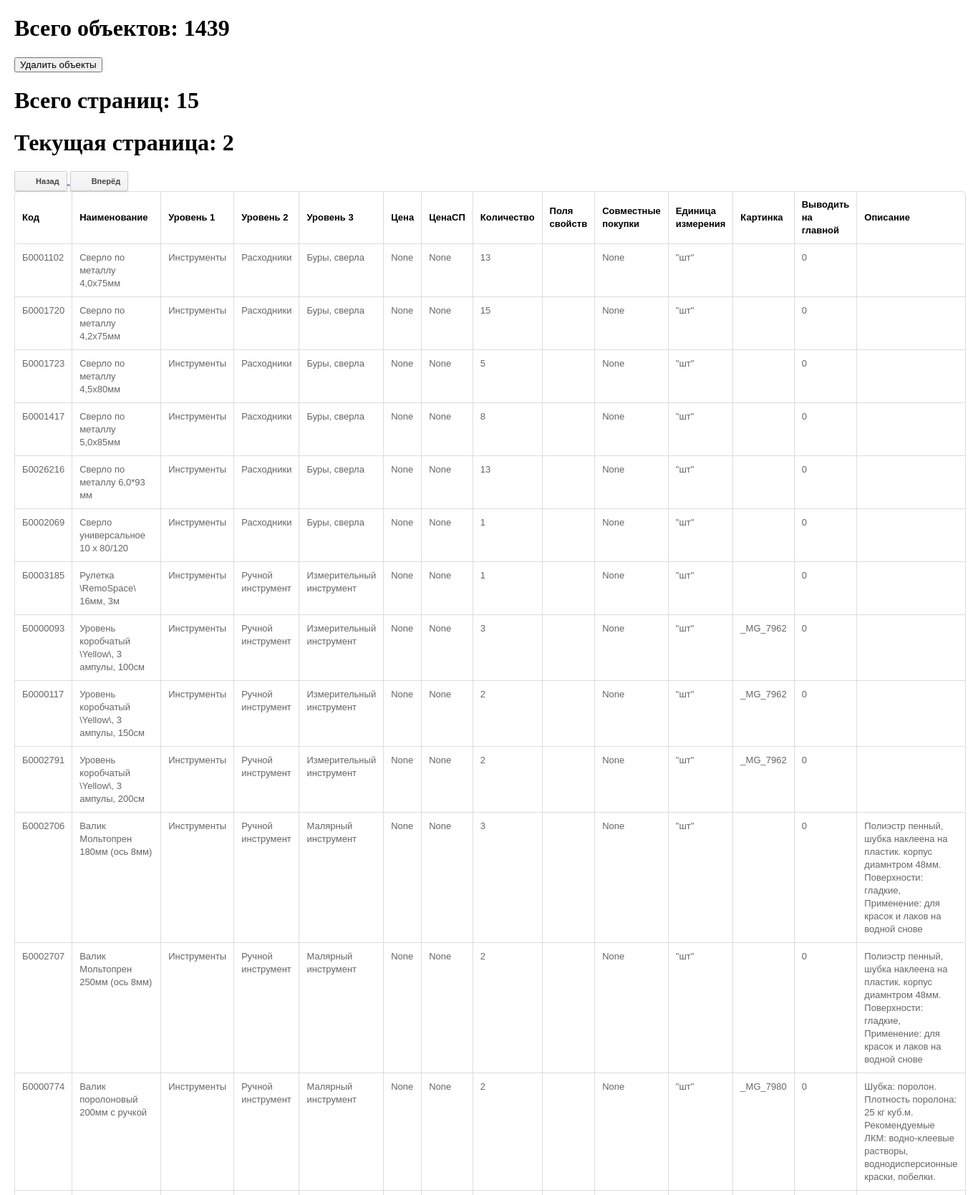
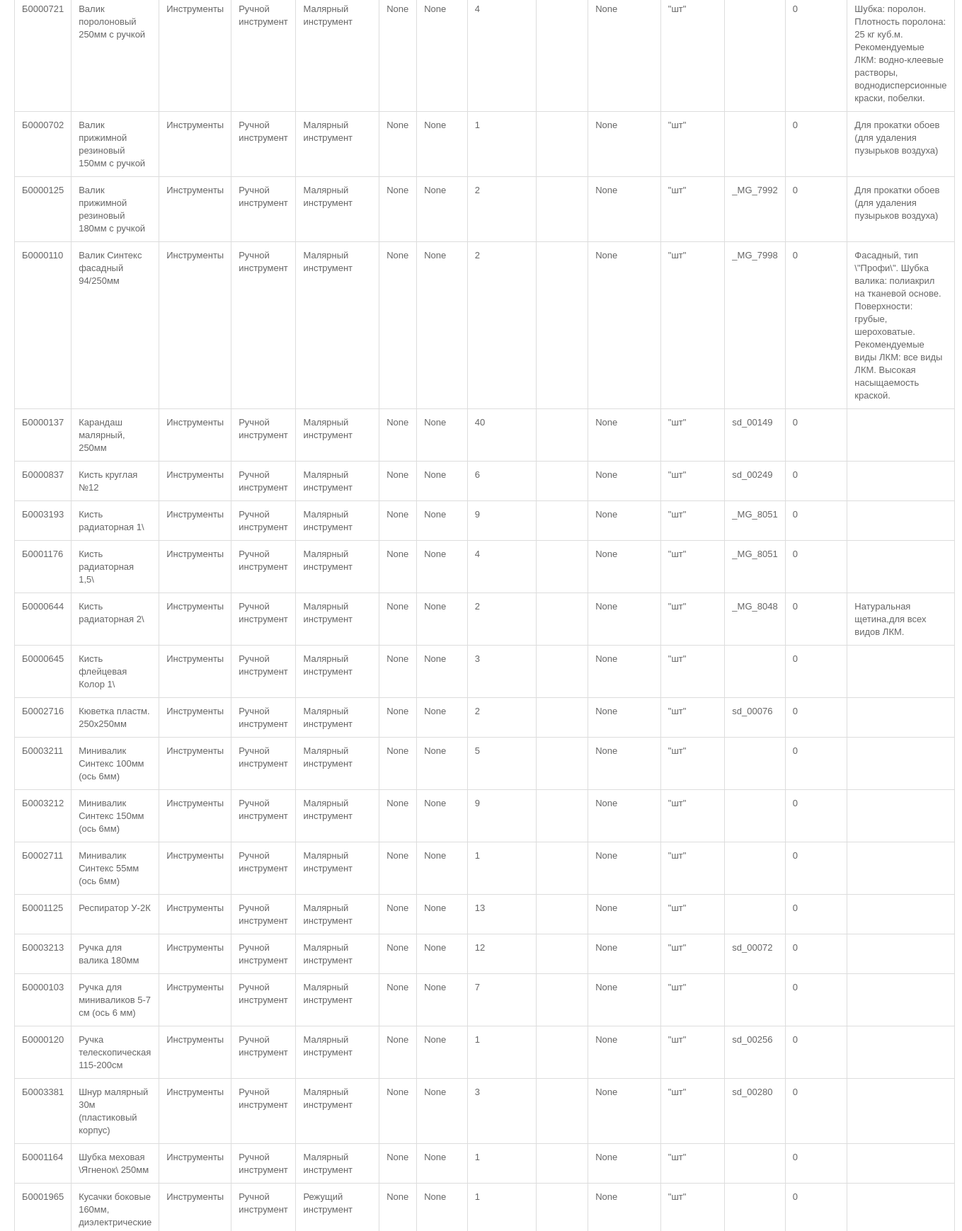
Page /api/objects/?page=2 (upper part) on the committed database (2 pictures, top to bottom).
### service_app/models.py (models this page shows, shortened)
class CSVObject(models.Model):
    code = models.CharField(max_length=15, verbose_name='Код', blank=True)
    name = models.CharField(max_length=100, verbose_name='Наименование', blank=True)
    level_1 = models.CharField(max_length=50, verbose_name='Уровень 1', blank=True)
    level_2 = models.CharField(max_length=50, verbose_name='Уровень 2', blank=True)
    level_3 = models.CharField(max_length=50, verbose_name='Уровень 3', blank=True)
    price = models.DecimalField(max_digits=10, decimal_places=5, null=True, verbose_name='Цена')
    price_sp = models.DecimalField(max_digits=10, decimal_places=5, null=True, verbose_name='Цена СП')
    amount = models.IntegerField(null=True, verbose_name='Количество')
    fields_of_options = models.TextField(verbose_name='Поля свойств', blank=True)
    joint_purchases = models.IntegerField(null=True, verbose_name='Совместные покупки')
    unit = models.CharField(max_length=15, verbose_name='Единица измерения', blank=True)
    image = models.CharField(max_length=100, verbose_name='Картинка', blank=True)
    show_on_main_page = models.IntegerField(null=True, verbose_name='Выводить на главной', blank=True)
    description = models.TextField(verbose_name='Описание', blank=True)
    class Meta:
        verbose_name = "CSVObject"
        verbose_name_plural = "CSVObjects"

### service_app/views.py (the view, shortened to what this page needs)
class ListCSVFileView(mixins.CreateModelMixin, viewsets.ReadOnlyModelViewSet):
    queryset = CSVObject.objects.all()
    permission_classes = (permissions.AllowAny,)
    serializer_class = CSVObjectSerializer
    pagination_class = CustomPagination
    renderer_classes = [TemplateHTMLRenderer]
    template_name = 'roundedtable.html'
    def list(self, request, *args, **kwargs):
        page = self.paginate_queryset(self.queryset)
        if page is not None:
            serializer = self.get_serializer(page, many=True)
            return self.get_paginated_response(serializer.data)
        return Response({'content': CSVObjectSerializer(self.queryset, many=True).data},
                        template_name=self.template_name, status=status.HTTP_200_OK)

### service_app/views.py (called while the page is built)
    def get_paginated_response(self, data):
        return Response({
            'links': {
                'next': self.get_next_link(),
                'previous': self.get_previous_link()
            },
            'count': self.page.paginator.count,
            'content': data,
            'total_pages': self.page.paginator.num_pages,
            'page_number': self.page.number,
        })

### templates/roundedtable.html (shortened to what this page needs)
<!DOCTYPE html>
{% load static %}
<html>
<head>
    <link rel="stylesheet" href="{% static 'css/style.css' %}">
</head>
<body>
<h1>Всего объектов: {{count}}</h1>
<form action="" method="post">
    <input type="submit" value="Удалить объекты"/>
</form>
<h1>Всего страниц: {{total_pages}}</h1>
<h1>Текущая страница: {{page_number}}</h1>
{% if links.previous %}
<a type="button" href="{{links.previous}}">
    <button><i class="icon-chevron-left"></i>Назад</button>
</a>
{% endif %}
{% if links.next %}
<a type="button" href="{{links.next}}">
    <button><i class="icon-chevron-right"></i>Вперёд</button>
</a>
{% endif %}
<table>
    <thead>
    <tr>
        <th>Код</th>
        <th>Наименование</th>
        <th>Уровень 1</th>
        <th>Уровень 2</th>
        <th>Уровень 3</th>
        <th>Цена</th>
        <th>ЦенаСП</th>
        <th>Количество</th>
        <th>Поля свойств</th>
        <th>Совместные покупки</th>
        <th>Единица измерения</th>
        <th>Картинка</th>
        <th>Выводить на главной</th>
        <th>Описание</th>
    </tr>
    </thead>
    <tbody>
    {% for object in content %}
    <tr>
        <td>{{object.code}}</td>
        <td>{{object.name}}</td>
        <td>{{object.level_1}}</td>
        <td>{{object.level_2}}</td>
        <td>{{object.level_3}}</td>
        <td>{{object.price}}</td>
        <td>{{object.price_sp}}</td>
        <td>{{object.amount}}</td>
        <td>{{object.fields_of_options}}</td>
        <td>{{object.joint_purchases}}</td>
        <td>{{object.unit}}</td>
        <td>{{object.image}}</td>
        <td>{{object.show_on_main_page}}</td>
        <td>{{object.description}}</td>
    </tr>
    {% endfor %}
    </tbody>
</table>
</body>
</html>

### static/css/style.css (style rules this page uses)
body { margin: 20px; padding: 0; }
button { display: inline-block; *display: inline; padding: 3px 10px; margin-bottom: 0; *margin-left: .3em; font-size: 11px; font-weight: bold; line-height: 20px; *line-height: 20px; color: #444444; text-align: center; vertical-align: middle; cursor: pointer; background-color: #f1f1f1; *background-color: #f1f1f1; background-image: -webkit-gradient(linear, 0 0, 0 100%, from(#f8f8f8), to(#f1f1f1)); background-image: -webkit-linear-gradient(top, #f8f8f8, #f1f1f1); background-image: -o-linear-gradient(top, #f8f8f8, #f1f1f1); background-image: linear-gradient(to bottom, #f8f8f8, #f1f1f1); background-image: -moz-linear-gradient(top, #f8f8f8, #f1f1f1); background-repeat: repeat-x; border: 1px solid #cccccc; *border: 0; -webkit-border-radius: 2px; -moz-border-radius: 2px; border-radius: 2px; filter: progid:dximagetransform.microsoft.gradient(startColorstr='#f8f8f8', endColorstr='#f1f1f1', GradientType=0); *zoom: 1; -webkit-box-shadow: inset 0 1px 0 rgba(255, 255, 255, 1), 0 1px 2px rgba(0, 0, 0, 0.1); -moz-box-shadow: inset 0 1px 0 rgba(255, 255, 255, 1), 0 1px 2px rgba(0, 0, 0, 0.1); box-shadow: inset 0 1px 0 rgba(255, 255, 255, 1), 0 1px 2px rgba(0, 0, 0, 0.1); }
[class^="icon-"], [class*=" icon-"] { display: inline-block; width: 14px; height: 14px; margin-top: 1px; margin-right: 5px; *margin-right: .3em; line-height: 14px; vertical-align: text-top; background-image: url("glyphicons-halflings.png"); background-position: 14px 14px; background-repeat: no-repeat; }
table { width: 100%; margin-bottom: 18px; padding: 0; font-size: 13px; border: 1px solid #dddddd; border-spacing: 0; border-collapse: separate; -webkit-border-radius: 5px; -moz-border-radius: 5px; border-radius: 5px; color: #666666; font-family: Arial; }
table th, table td { padding: 10px 10px 9px; line-height: 18px; text-align: left; }
table th { padding-top: 9px; font-weight: bold; vertical-align: middle; color: black; }
table td { vertical-align: top; border-top: 1px solid #ddd; }
table th+th,table td+td,table th+td { border-left: 1px solid #ddd; }
table thead tr:first-child th:first-child, table tbody tr:first-child td:first-child { -webkit-border-radius: 5px 0 0 0; -moz-border-radius: 5px 0 0 0; border-radius: 5px 0 0 0; }
table thead tr:first-child th:last-child, table tbody tr:first-child td:last-child { -webkit-border-radius: 0 5px 0 0; -moz-border-radius: 0 5px 0 0; border-radius: 0 5px 0 0; }
.icon-chevron-left { background-position: -432px -72px; }
.icon-chevron-right { background-position: -456px -72px; }

### rows in the picture
CSVObject: code "Б0001102", name "Сверло по металлу 4,0х75мм", level_1 "Инструменты", level_2 "Расходники", level_3 "Буры, сверла", unit "\"шт\""
CSVObject: code "Б0001720", name "Сверло по металлу 4,2х75мм", level_1 "Инструменты", level_2 "Расходники", level_3 "Буры, сверла", unit "\"шт\""
CSVObject: code "Б0001723", name "Сверло по металлу 4,5х80мм", level_1 "Инструменты", level_2 "Расходники", level_3 "Буры, сверла", unit "\"шт\""
CSVObject: code "Б0001417", name "Сверло по металлу 5,0х85мм", level_1 "Инструменты", level_2 "Расходники", level_3 "Буры, сверла", unit "\"шт\""
CSVObject: code "Б0026216", name "Сверло по металлу 6,0*93 мм", level_1 "Инструменты", level_2 "Расходники", level_3 "Буры, сверла", unit "\"шт\""
CSVObject: code "Б0002069", name "Сверло универсальное 10 х 80/120", level_1 "Инструменты", level_2 "Расходники", level_3 "Буры, сверла", unit "\"шт\""
CSVObject: code "Б0003185", name "Рулетка \\RemoSpace\\ 16мм, 3м", level_1 "Инструменты", level_2 "Ручной инструмент", level_3 "Измерительный инструмент", unit "\"шт\""
CSVObject: code "Б0000093", name "Уровень коробчатый \\Yellow\\, 3 ампулы, 100см", level_1 "Инструменты", level_2 "Ручной инструмент", level_3 "Измерительный инструмент", unit "\"шт\"", image "_MG_7962"
CSVObject: code "Б0000117", name "Уровень коробчатый \\Yellow\\, 3 ампулы, 150см", level_1 "Инструменты", level_2 "Ручной инструмент", level_3 "Измерительный инструмент", unit "\"шт\"", image "_MG_7962"
CSVObject: code "Б0002791", name "Уровень коробчатый \\Yellow\\, 3 ампулы, 200см", level_1 "Инструменты", level_2 "Ручной инструмент", level_3 "Измерительный инструмент", unit "\"шт\"", image "_MG_7962"
CSVObject: code "Б0002706", name "Валик Мольтопрен 180мм (ось 8мм)", level_1 "Инструменты", level_2 "Ручной инструмент", level_3 "Малярный инструмент", unit "\"шт\"", description "Полиэстр пенный, шубка наклеена на пластик. корпус диамнтром 48мм. Поверхности: гладкие, Применение: для красок и лаков на водной снове"
CSVObject: code "Б0002707", name "Валик Мольтопрен 250мм (ось 8мм)", level_1 "Инструменты", level_2 "Ручной инструмент", level_3 "Малярный инструмент", unit "\"шт\"", description "Полиэстр пенный, шубка наклеена на пластик. корпус диамнтром 48мм. Поверхности: гладкие, Применение: для красок и лаков на водной снове"
CSVObject: code "Б0000774", name "Валик поролоновый 200мм с ручкой", level_1 "Инструменты", level_2 "Ручной инструмент", level_3 "Малярный инструмент", unit "\"шт\"", image "_MG_7980", description "Шубка: поролон. Плотность поролона: 25 кг куб.м. Рекомендуемые ЛКМ: водно-клеевые растворы, воднодисперсионные краски, побелки."
CSVObject: code "Б0000721", name "Валик поролоновый 250мм с ручкой", level_1 "Инструменты", level_2 "Ручной инструмент", level_3 "Малярный инструмент", unit "\"шт\"", description "Шубка: поролон. Плотность поролона: 25 кг куб.м. Рекомендуемые ЛКМ: водно-клеевые растворы, воднодисперсионные краски, побелки."
CSVObject: code "Б0000702", name "Валик прижимной резиновый 150мм с ручкой", level_1 "Инструменты", level_2 "Ручной инструмент", level_3 "Малярный инструмент", unit "\"шт\"", description "Для прокатки обоев (для удаления пузырьков воздуха)"
CSVObject: code "Б0000125", name "Валик прижимной резиновый 180мм с ручкой", level_1 "Инструменты", level_2 "Ручной инструмент", level_3 "Малярный инструмент", unit "\"шт\"", image "_MG_7992", description "Для прокатки обоев (для удаления пузырьков воздуха)"
CSVObject: code "Б0000110", name "Валик Синтекс фасадный 94/250мм", level_1 "Инструменты", level_2 "Ручной инструмент", level_3 "Малярный инструмент", unit "\"шт\"", image "_MG_7998", description "Фасадный, тип \\\"Профи\\\". Шубка валика: полиакрил на тканевой основе. Поверхности: грубые, шероховатые. Рекомендуемые виды ЛКМ: все виды ЛКМ. Высокая насыщаемость краской."
CSVObject: code "Б0000137", name "Карандаш малярный, 250мм", level_1 "Инструменты", level_2 "Ручной инструмент", level_3 "Малярный инструмент", unit "\"шт\"", image "sd_00149"
CSVObject: code "Б0000837", name "Кисть круглая №12", level_1 "Инструменты", level_2 "Ручной инструмент", level_3 "Малярный инструмент", unit "\"шт\"", image "sd_00249"
CSVObject: code "Б0003193", name "Кисть радиаторная 1\\", level_1 "Инструменты", level_2 "Ручной инструмент", level_3 "Малярный инструмент", unit "\"шт\"", image "_MG_8051"
CSVObject: code "Б0001176", name "Кисть радиаторная 1,5\\", level_1 "Инструменты", level_2 "Ручной инструмент", level_3 "Малярный инструмент", unit "\"шт\"", image "_MG_8051"
CSVObject: code "Б0000644", name "Кисть радиаторная 2\\", level_1 "Инструменты", level_2 "Ручной инструмент", level_3 "Малярный инструмент", unit "\"шт\"", image "_MG_8048", description "Натуральная щетина,для всех видов ЛКМ."
CSVObject: code "Б0000645", name "Кисть флейцевая Колор 1\\", level_1 "Инструменты", level_2 "Ручной инструмент", level_3 "Малярный инструмент", unit "\"шт\""
CSVObject: code "Б0002716", name "Кюветка пластм. 250х250мм", level_1 "Инструменты", level_2 "Ручной инструмент", level_3 "Малярный инструмент", unit "\"шт\"", image "sd_00076"
CSVObject: code "Б0003211", name "Минивалик Синтекс 100мм (ось 6мм)", level_1 "Инструменты", level_2 "Ручной инструмент", level_3 "Малярный инструмент", unit "\"шт\""
CSVObject: code "Б0003212", name "Минивалик Синтекс 150мм (ось 6мм)", level_1 "Инструменты", level_2 "Ручной инструмент", level_3 "Малярный инструмент", unit "\"шт\""
CSVObject: code "Б0002711", name "Минивалик Синтекс 55мм (ось 6мм)", level_1 "Инструменты", level_2 "Ручной инструмент", level_3 "Малярный инструмент", unit "\"шт\""
CSVObject: code "Б0001125", name "Респиратор У-2К", level_1 "Инструменты", level_2 "Ручной инструмент", level_3 "Малярный инструмент", unit "\"шт\""
CSVObject: code "Б0003213", name "Ручка для валика 180мм", level_1 "Инструменты", level_2 "Ручной инструмент", level_3 "Малярный инструмент", unit "\"шт\"", image "sd_00072"
CSVObject: code "Б0000103", name "Ручка для миниваликов 5-7 см (ось 6 мм)", level_1 "Инструменты", level_2 "Ручной инструмент", level_3 "Малярный инструмент", unit "\"шт\""
CSVObject: code "Б0000120", name "Ручка телескопическая 115-200см", level_1 "Инструменты", level_2 "Ручной инструмент", level_3 "Малярный инструмент", unit "\"шт\"", image "sd_00256"
CSVObject: code "Б0003381", name "Шнур малярный 30м (пластиковый корпус)", level_1 "Инструменты", level_2 "Ручной инструмент", level_3 "Малярный инструмент", unit "\"шт\"", image "sd_00280"
CSVObject: code "Б0001164", name "Шубка меховая \\Ягненок\\ 250мм", level_1 "Инструменты", level_2 "Ручной инструмент", level_3 "Малярный инструмент", unit "\"шт\""
CSVObject: code "Б0001965", name "Кусачки боковые 160мм, диэлектрические", level_1 "Инструменты", level_2 "Ручной инструмент", level_3 "Режущий инструмент", unit "\"шт\""

### other values in the picture
{{ count }} "1439"
{{ total_pages }} "15"
{{ page_number }} "2"
{{ object.price }} "None" "None" "None" "None" "None" "None" "None" "None" "None" "None" "None" "None" "None" "None" "None" "None" "None" "None" "None" "None" "None" "None" "None" "None" "None" "None" "None" "None" "None" "None" "None" "None" "None" "None"
{{ object.price_sp }} "None" "None" "None" "None" "None" "None" "None" "None" "None" "None" "None" "None" "None" "None" "None" "None" "None" "None" "None" "None" "None" "None" "None" "None" "None" "None" "None" "None" "None" "None" "None" "None" "None" "None"
{{ object.amount }} "13" "15" "5" "8" "13" "1" "1" "3" "2" "2" "3" "2" "2" "4" "1" "2" "2" "40" "6" "9" "4" "2" "3" "2" "5" "9" "1" "13" "12" "7" "1" "3" "1" "1"
{{ object.joint_purchases }} "None" "None" "None" "None" "None" "None" "None" "None" "None" "None" "None" "None" "None" "None" "None" "None" "None" "None" "None" "None" "None" "None" "None" "None" "None" "None" "None" "None" "None" "None" "None" "None" "None" "None"
{{ object.show_on_main_page }} "0" "0" "0" "0" "0" "0" "0" "0" "0" "0" "0" "0" "0" "0" "0" "0" "0" "0" "0" "0" "0" "0" "0" "0" "0" "0" "0" "0" "0" "0" "0" "0" "0" "0"
